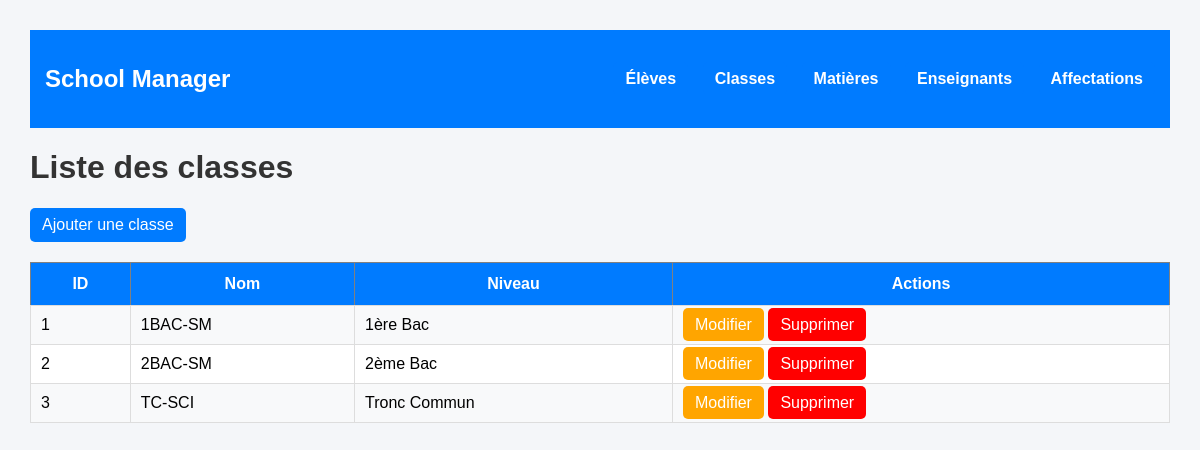
/pages/classe/index.php, run on the app's committed database.
### tables this page shows
CREATE TABLE `classe` (
  `id_classe` int(11) NOT NULL,
  `nom_classe` varchar(50) NOT NULL,
  `niveau` varchar(50) NOT NULL,
  `capacite_max` int(11) NOT NULL CHECK (`capacite_max` > 0)
);

### pages/classe/index.php (the view, shortened to what this page needs)
<?php
require_once "../../config/database.php";
$sql = "SELECT * FROM classe";
$stmt = $pdo->query($sql);
$classes = $stmt->fetchAll(PDO::FETCH_ASSOC);
?>
<!DOCTYPE html>
<html lang="fr">
<head>
    <link rel="stylesheet" href="../../assets/css/style.css">
</head>
<body>
<?php include "../../navbar.php"; ?>
<h1>Liste des classes</h1>
<a class="btn" href="create.php">Ajouter une classe</a>
<table class="table" border="1">
<tr>
    <th>ID</th>
    <th>Nom</th>
    <th>Niveau</th>
    <th>Actions</th>
</tr>
<?php foreach($classes as $classe): ?>
<tr>
<td><?= htmlspecialchars($classe['id_classe']) ?></td>
<td><?= htmlspecialchars($classe['nom_classe']) ?></td>
<td><?= htmlspecialchars($classe['niveau']) ?></td>
<td>
<a class="edit-btn" href="edit.php?id=...">Modifier</a>
<a class=" delete-btn"
   href="delete.php?id=<?= $ens['id_enseignant'] ?>"
   onclick="return confirm('Voulez-vous supprimer cet enseignant ?')">
   Supprimer
</a>
</td>
</tr>
<?php endforeach; ?>
</table>
</body>
</html>

### assets/css/style.css (style rules this page uses)
body { font-family: Arial, sans-serif; background-color: #f4f6f9; margin: 30px; }
h1 { color: #333; }
a { text-decoration: none; color: white; background-color: #007bff; padding: 8px 12px; border-radius: 5px; }
table { width: 100%; border-collapse: collapse; background-color: white; margin-top: 20px; }
table th { background-color: #007bff; color: white; padding: 12px; }
table td { padding: 10px; border: 1px solid #ddd; }
tr:nth-child(even) { background-color: #f8f9fa; }
.edit-btn { background-color: orange; }
.delete-btn { background-color: red; }
.table { width: 100%; border-collapse: collapse; background-color: white; margin-top: 20px; }
.table th { background-color: #007bff; color: white; padding: 12px; }
.table td { padding: 10px; border: 1px solid #ddd; }
.btn { text-decoration: none; color: white; padding: 8px 12px; border-radius: 5px; display: inline-block; margin-right: 5px; }

### data on the page
classe: id_classe "1", nom_classe "1BAC-SM", niveau "1ère Bac"
classe: id_classe "2", nom_classe "2BAC-SM", niveau "2ème Bac"
classe: id_classe "3", nom_classe "TC-SCI", niveau "Tronc Commun"
